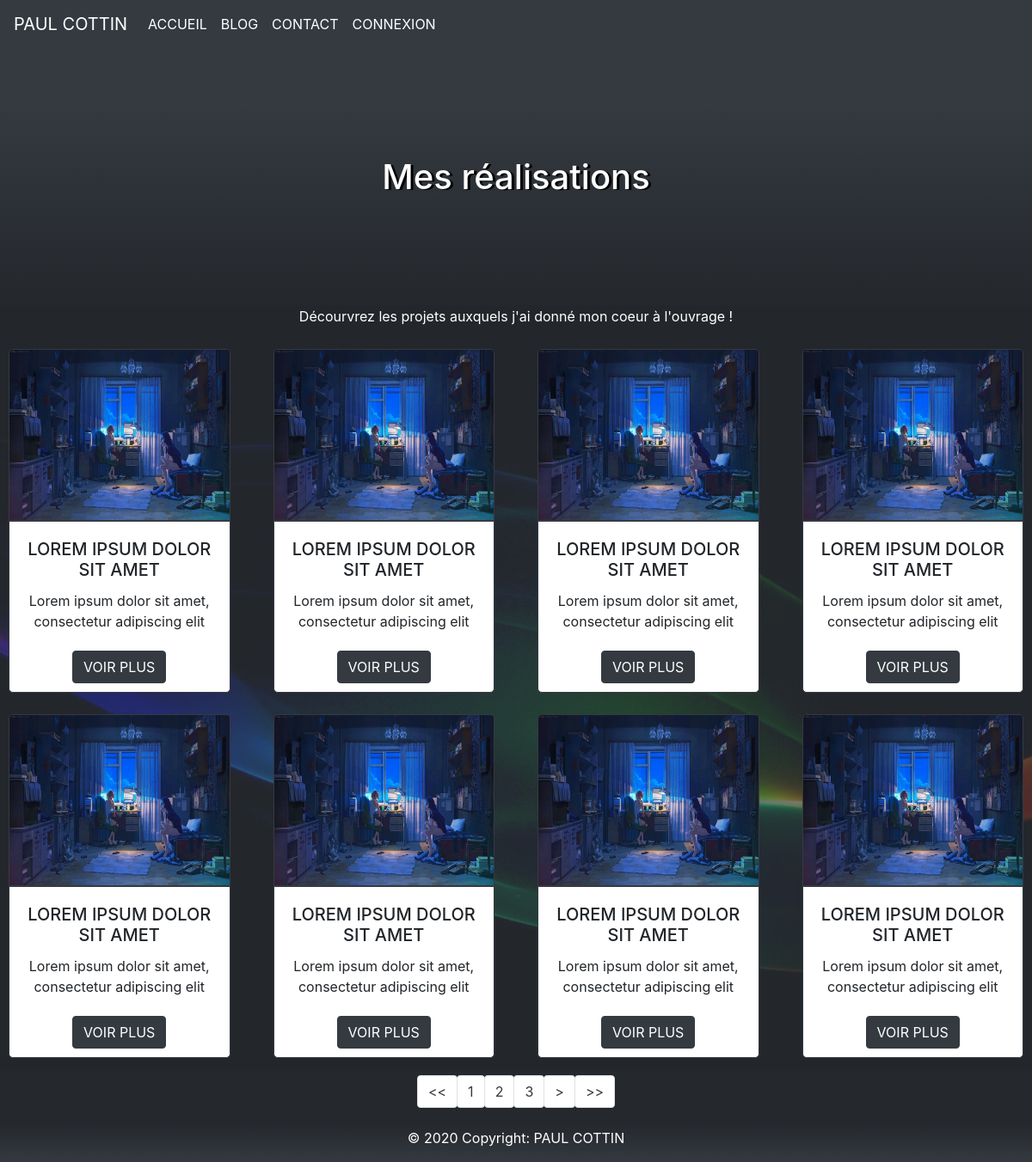
/blog/page/1, run on an earlier commit of the app's database.
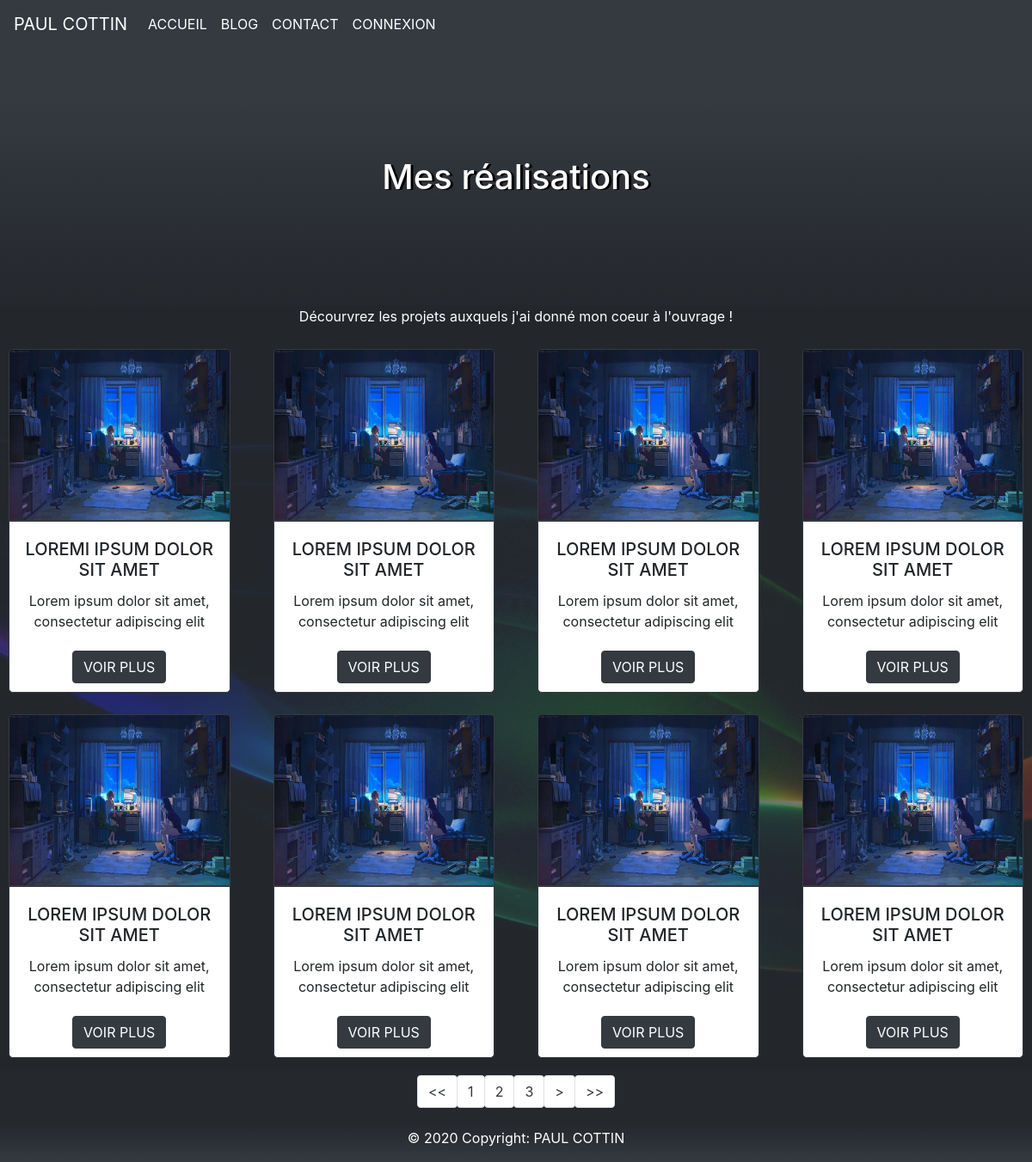
And on a later commit of the database.
### tables this page shows
CREATE TABLE `posts` (
  `id` int(11) NOT NULL,
  `title` varchar(255) NOT NULL,
  `content` text NOT NULL,
  `creation_date` datetime NOT NULL,
  `img` varchar(255) NOT NULL,
  `chapo` varchar(255) NOT NULL
);

### controller/FrontendController.php (called while the page is built, shortened)
<?php
Class FrontendController
{
    public function listPosts($limite, $page)
    {
        $manager = new PostManager();
        $numberPages = ceil($manager->countPost() / $limite);
        $posts = $manager->getPosts($limite, $page);
        $paging = '/blog';
        require('view/frontend/template.php');
    }
}

### manager/PostManager.php (called while the page is built, shortened)
<?php
Class PostManager extends AbstractManager
{
    public function getPosts($limite, $page)
    {
        if(!empty($page)) {
            $page = $page;
        } else {
            $page = 1;
        }
        $debut = ($page - 1) * $limite;
        $db = $this->dbConnect();
        $req = $db->query(
            'SELECT id, title, content, DATE_FORMAT(creation_date, \'%d/%m/%Y à %Hh%imin%ss\')
            AS creation_date_fr FROM posts ORDER BY creation_date DESC LIMIT '.$limite.'
            OFFSET '.$debut
        );
        $posts = [];
        while($data = $req->fetch()) {
            $post = $this->getPost($data['id']);
            $posts[] = $post;
        }
        return $posts;
    }
    public function getPost($postId)
    {
        $db = $this->dbConnect();
        $commentsManager = new CommentManager();
        $req = $db->prepare(
            'SELECT id, title, content, img, chapo, DATE_FORMAT
            (creation_date, \'%d/%m/%Y à %Hh%imin%ss\') AS
            creation_date_fr FROM posts WHERE id = :id'
        );
        $req->bindValue(':id', $postId);
        $req->execute();
        $data = $req->fetch();
        $post = new Post();
        $post
        ->setId($data['id'])
        ->setTitle($data['title'])
        ->setContent($data['content'])
        ->setComments($commentsManager->getComments($data['id']))
        ->setImg($data['img'])
        ->setChapo($data['chapo']);
        return $post;
    }
    public function countPost()
     {
        $db = $this->dbConnect();
        $req = $db->query('SELECT count(id) FROM posts');
        $totalPost = $req->fetchColumn();
        return $totalPost;
    }
}

### manager/CommentManager.php (called while the page is built, shortened)
<?php
Class CommentManager extends AbstractManager
{
    public function getComments($postId)
    {
        $debut = 1;
        $db = $this->dbConnect();
        $req = $db->prepare(
            'SELECT id, comment, DATE_FORMAT(comment_date, \'%d/%m/%Y à %Hh%imin%ss\')
            AS comment_date_fr FROM comments WHERE post_id = ? AND publish = 1 ORDER BY comment_date
            DESC LIMIT 10 OFFSET '.$debut
        );
        $req->execute(array($postId));
        $comments = [];
        while($data = $req->fetch()) {
            $comment = $this->getComment($data['id']);
            $comments[] = $comment;
        }
        return $comments;
    }
    public function getComment($id)
    {
        $db = $this->dbConnect();
        $req = $db->prepare('SELECT id, user_id, comment FROM comments WHERE id = :id');
        $req->bindValue(':id', $id);
        $req->execute();
        $data = $req->fetch();
        $comment = new Comment();
        $comment
        ->setId($data['id'])
        ->setUserId($data['user_id'])
        ->setComment($data['comment']);
        return $comment;
    }
}

### entity/Post.php (called while the page is built, shortened)
<?php
Class Post {
    protected $id;
    protected $chapo;
    protected $title;
    protected $img;
    public function setId(int $id) : object
    {
        $this->id = $id;
        return $this;
    }
    public function getId() : string
    {
        return $this->id;
    }
    public function setChapo(string $chapo) : object
    {
        $this->chapo = $chapo;
        return $this;
    }
    public function getChapo() : string
    {
        return $this->chapo;
    }
    public function setTitle(string $title) : object
    {
        $this->title = $title;
        return $this;
    }
    public function getTitle() : string
    {
        return $this->title;
    }
    public function setImg( string $img) : object
    {
        $this->img = $img;
        return $this;
    }
    public function getImg() : string
    {
        return $this->img;
    }
    public function setComments(array $comments) : object
    {
        return $this;
    }
}

### entity/Comment.php (called while the page is built, shortened)
<?php
Class Comment {
    public function setId(int $id) : object
    {
        return $this;
    }
    public function setComment(string $comment) : object
    {
        return $this;
    }
    public function setUserId(int $userId) : object
    {
        return $this;
    }
}

### view/frontend/listPostsView.php (the view)
<div class="row title-blog-page justify-content-center">
    <h1 class="col">Mes réalisations</h1>
</div>
<div class="postbackground center">
    <div class ="posts">
        <p class="postp center"> Décourvrez les projets auxquels j'ai donné mon coeur à l'ouvrage ! </p>
        <div class="row justify-content-center">
                <?php
                foreach($posts as $post) { ?>
                    <div class="news col-sm-6 col-md-6 col-lg-3">
                        <img src="/public/image/<?= htmlspecialchars($post->getImg())  ?>" alt="Image article" class="img-fluid">
                        <div class="desc">
                            <h3>
                                <?= htmlspecialchars($post->getTitle()) ?>
                            </h3>
                            <p>
                                <?= nl2br(htmlspecialchars($post->getChapo())) ?>
                            </p>
                            <div class="view-comments">
                                <a href="/post/<?= $post->getId() ?>" class="btn btn-dark">Voir plus</a>
                            </div>
                        </div>
                    </div>
                <?php
                }
                ?>
            </div>
    </div>
</div>

### index.php (shortened to what this page needs)
<?php
$action = filter_input(INPUT_GET, 'action');
$getId = filter_input(INPUT_GET, 'id', FILTER_VALIDATE_INT);
$getPage = filter_input(INPUT_GET, 'page', FILTER_VALIDATE_INT);
$getImg = filter_input(INPUT_GET, 'img');
$getCommentId = filter_input(INPUT_GET, 'comment_id');
$postComment = filter_input(INPUT_POST, 'comment');
$postTitle = filter_input(INPUT_POST, 'title');
$postChapo = filter_input(INPUT_POST, 'chapo');
$postContent = filter_input(INPUT_POST, 'content');
$postEmail = filter_input(INPUT_POST, 'email');
$postSubject = filter_input(INPUT_POST, 'subject');
$postMessage = filter_input(INPUT_POST, 'message');
$postName = filter_input(INPUT_POST, 'name');
$postFirstName = filter_input(INPUT_POST, 'firstname');
$postPhone = filter_input(INPUT_POST, 'phone');
$postPassword = filter_input(INPUT_POST, 'password');
$postRole = filter_input(INPUT_POST, 'role');
if (isset($action)) {
    $controller = new FrontendController();
    if ($action == 'post') {
        if (isset($getId) && $getId > 0) {
            $controller->post($getId);
        }
        else {
            echo 'Erreur : aucun identifiant de billet envoyé';
        }
    }
    elseif ($action == 'addComment') {
        $controller = new FrontendController();
        $controller->addComment($getId, $postComment);
    }
    elseif($action == 'formAddPost') {
        $controller->formAddPost();
    }
    elseif($action == 'addPost') {
        $controller = new FrontendController();
        $controller->addPost($postTitle, $postChapo, $postContent, $_FILES);
    }
    elseif($action == 'blog') {
        $controller = new FrontendController();
        if(isset($getPage)) {
            $controller->listPosts(8, $getPage);
        } else {
            $controller->listPosts(8, 0);
        }
    }
    elseif($action == 'sendMail') {
        $controller = new FrontendController();
        $controller->sendMail($postEmail, $postSubject, $postMessage, $postName);
    }
    elseif($action == 'contact') {
        $controller = new FrontendController();
        $controller->contact();
    }
    elseif($action == 'admin') {
        $controller = new FrontendController();
        $controller->admin();
    }
    elseif($action == 'adminComment') {
        $controller = new FrontendController();
        $controller->adminComment();
    }
    elseif($action == 'publishComment') {
        $controller = new FrontendController();
        $controller->publishComment($getId);
    }
    elseif($action == 'delete' && isset($getId)) {
            $controller->delete($getId);
    }
    elseif($action == 'formUpdatePost') {
        $controller = new FrontendController();
        $controller->formUpdate($getId);
    }
    elseif($action == 'update') {
        $controller = new FrontendController();
        $controller->update($getId, $postTitle, $postChapo, $postContent, $_FILES, $getImg);
    }
    elseif($action == 'userForm') {
        $controller = new FrontendController();
        $controller->userForm();
    }
    elseif($action == 'addUser') {
        $controller = new FrontendController();
        $controller->addUser($postName, $postFirstName, $postEmail, $postPhone, $postPassword);
    }
    elseif($action == 'login') {
        $controller = new FrontendController();
        $controller->login();
    }
    elseif($action == 'connection') {
        $controller = new FrontendController();
        $controller->connection($postEmail, $postPassword);
    }
    elseif($action == 'logout') {
        $controller = new FrontendController();
        $controller->logout();
    }
    elseif($action == 'submitUpdate') {
            $controller = new FrontendController();
            $controller->updateComment($postComment, $getCommentId, $getId, $getPage);
    }
    elseif($action == 'userUpdateRole') {
        $controller = new FrontendController();
        $controller->userUpdateRole($getId, $postRole);
    }
    elseif($action == 'account') {
        $controller = new FrontendController();
        $controller->account();
    }
    elseif($action == 'updateUser') {
        $controller = new FrontendController();
        $controller->updateUser($getId, $postName, $postFirstName,
         $postEmail, $postPhone, $postPassword);
    }
}
 else {
    $controller = new FrontendController();
    $controller->home();
}

### view/frontend/template.php (shortened to what this page needs)
<!DOCTYPE html>
<html>
    <head>
        <link href="/public/css/style.css" rel="stylesheet" />
        <link rel="stylesheet" href="https://stackpath.bootstrapcdn.com/bootstrap/4.4.1/css/bootstrap.min.css">
    </head>
    <header>
        <nav class="navbar navbar-expand-lg navbar-light bg-light navbar navbar-dark bg-dark navbar navbar sticky-top">
            <a class="navbar-brand" href="#">PAUL COTTIN</a>
            <div class="collapse navbar-collapse" id="navbarNavAltMarkup">
                <div class="navbar-nav">
                    <a class="nav-item nav-link active" href="/accueil">Accueil <span class="sr-only">(current)</span></a>
                    <a class="nav-item nav-link active" href="/blog">Blog</a>
                    <a class="nav-item nav-link active" href="/contact">Contact</a>
                    <?php
                    if(!empty($_SESSION['user'])) {
                        $user = unserialize($_SESSION['user']);
                        $userAuthor = $user->getFirstname()." ".$user->getLastname(); ?>
                        <div class="dropdown menu">
                            <button class="btn btn-secondary dropdown-toggle" type="button" id="dropdownMenuButton" data-toggle="dropdown" aria-haspopup="true" aria-expanded="false">
                            Bonjour <?= $userAuthor ?>
                            </button>
                            <div class="dropdown-menu" aria-labelledby="dropdownMenuButton">
                                <?php if($user->getRole() == 'admin' ) { ?>
                                    <a class="nav-item nav-link active dropdown-item" href="/admin">Admin</a>
                                <?php } ?>
                                <a class="nav-item nav-link active dropdown-item" href="/mon-compte"> Mon compte</a>
                                <a class="nav-item nav-link active dropdown-item" href="/deconnexion"> Déconnexion</a>
                            </div>
                        </div>
                    <?php
                    } else { ?>
                        <a class="nav-item nav-link active" href="/connexion">Connexion</a>
                    <?php
                    }
                    ?>
                </div>
            </div>
        </nav>
    </header>
    <body>
        <div class="content-template">
            <?php require("view/frontend/$template.php"); ?>
            <?php if(!empty($paging)) {
                require('view/frontend/paging.php');
            } ?>
        </div>
        <footer class="page-footer font-small" style="background: rgb(37,40,45); background: linear-gradient(180deg, rgba(37,40,45,1) 21%, rgba(52,58,64,1) 100%); color:white;">
            <div class="footer-copyright text-center py-3">© 2020 Copyright:
            <a href="http://paulcottin.com/"> Paul Cottin</a>
            </div>
        </footer>
    </body>
</html>

### view/frontend/paging.php (shortened to what this page needs)
<?php
if($numberPages > 1 ) {
?>
    <nav aria-label="" class="paging row justify-content-center">
    <ul class="pagination">
        <li class="page-item">
            <a href="<?= $paging; ?>/page/1" class="btn btn-dark page-link"> << </a>
        </li>
        <?php
        for($i = 1; $i <= $numberPages; $i++) {
        ?>
            <li class="page-item"><a href="<?= $paging; ?>/page/<?= $i; ?>" class="page-link btn btn-dark"><?= $i; ?></a></li>
        <?php
        }
        if(!empty($_GET['page']) && $_GET['page'] < $numberPages) {
        ?>
            <li class="page-item">
                <a href="<?= $paging; ?>/page/<?php if(!empty($_GET['page'])) { print $_GET['page'] + 1; } else { print 2; } ?>" class="btn btn-dark page-link"> > </a>
            </li>
        <?php
        }
        ?>
        <li class="page-item">
            <a href="<?= $paging; ?>/page/<?= $numberPages; ?>" class="btn btn-dark page-link"> >></a>
        </li>
    </ul>
    </nav>
<?php
}
?>

### public/css/style.css (style rules this page uses)
html { height: 100%; }
body { min-height: 100%; }
h1 { text-align: center; color: #343a40; font-weight: bold; }
h3 { text-align: center; }
a { color: white !important; text-transform: uppercase; }
.title-blog-page { background: rgb(52, 58, 64); background: linear-gradient(180deg, rgba(52, 58, 64, 1) 21%, rgba(36, 39, 44, 1) 100%); height: 300px; }
.title-blog-page h1 { margin-top: auto; margin-bottom: auto; margin-left: 30%; margin-right: 30%; color: white; text-shadow: 3px 1px black; }
.postp { color: white; }
.posts { background-color: #343a40ad; }
.postbackground { background-image: url('../image/postbackground.jpg'); background-position: center; background-size: cover; }
.news h3 { background-color: white; font-size: 20px !important; margin-bottom: 0; height: 80px; padding-top: 20px; padding-left: 10px; padding-right: 10px; text-transform: uppercase; }
.news p { background-color: white; margin-top: 0; margin-bottom: 0; text-align: center; height: 60px !important; }
.news img { height: 200px; width: 100%; border-radius: 5px 5px 0 0; border: 1px solid #343a40; }
.desc { border: 1px solid #343a40; height: 200px !important; border-radius: 0 0 5px 5px; background-color: white; }
.news { margin-bottom: 15px; padding-left: 25px !important; padding-right: 25px !important; padding-top: 10px !important; }
.view-comments { padding-top: 10px; background-color: white; }
.center { text-align: center; }
.paging { height: 50px; background-color: #25282d; padding-top: 5px; }
.paging a { background-color: white; color: #343a40 !important; }
.content-template { min-height: calc(100vh - 70px); }

What changed in the data, as far as the page shows it:
changed posts: title "LOREM IPSUM DOLOR SIT AMET" → "LOREMI IPSUM DOLOR SIT AMET"
